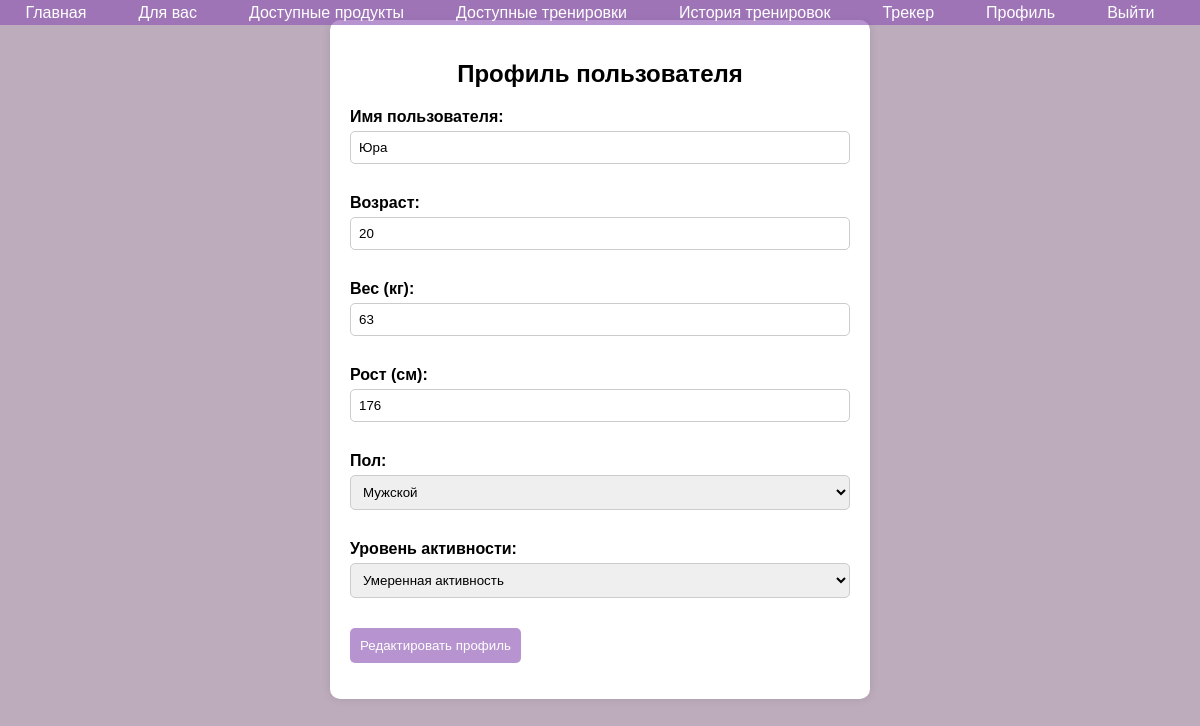
Page /profile.php (signed in) on the committed database.
### tables this page shows
CREATE TABLE `users` (
  `id` int(11) NOT NULL AUTO_INCREMENT,
  `username` varchar(255) DEFAULT NULL,
  `email` varchar(255) DEFAULT NULL,
  `password_hash` varchar(255) DEFAULT NULL,
  `age` int(11) DEFAULT NULL,
  `weight` float DEFAULT NULL,
  `height` float DEFAULT NULL,
  `gender` enum('male','female') DEFAULT NULL,
  `activity_level` enum('sedentary','light','moderate','active','very_active') DEFAULT NULL,
  `daily_calories` decimal(10,2) DEFAULT NULL,
  `created_at` timestamp NOT NULL DEFAULT current_timestamp(),
  `role_id` int(11) DEFAULT NULL,
  PRIMARY KEY (`id`),
  UNIQUE KEY `email` (`email`),
  KEY `role_id` (`role_id`),
  CONSTRAINT `users_ibfk_1` FOREIGN KEY (`role_id`) REFERENCES `roles` (`id`)
);

### profile.php (the view, shortened to what this page needs)
<?php
require 'navbar.php';
require 'db.php';
$user_id = $_SESSION['user_id'];
$stmt = $conn->prepare("SELECT * FROM users WHERE id = ?");
$stmt->bind_param("i", $user_id);
$stmt->execute();
$result = $stmt->get_result();
$user = $result->fetch_assoc();
?>
<!DOCTYPE html>
<html lang="ru">
<head>
</head>
<body>
<div class="profile-container">
    <h2>Профиль пользователя</h2>
    <form method="POST" action="">
        <div class="profile-item">
            <label>Имя пользователя:</label>
            <input type="text" name="username" value="<?php echo isset($user['username']) ? htmlspecialchars($user['username']) : ''; ?>">
        </div>
        <div class="profile-item">
            <label>Возраст:</label>
            <input type="number" name="age" min="1"  max = "130" value="<?php echo isset($user['age']) ? htmlspecialchars($user['age']) : ''; ?>" required>
        </div>
        <div class="profile-item">
            <label>Вес (кг):</label>
            <input type="number" step="0.01" name="weight" min="1" max ="150" value="<?php echo isset($user['weight']) ? htmlspecialchars($user['weight']) : ''; ?>" required>
        </div>
        <div class="profile-item">
            <label>Рост (см):</label>
            <input type="number" name="height" min="1"  max = "300" value="<?php echo isset($user['height']) ? htmlspecialchars($user['height']) : ''; ?>" required>
        </div>
        <div class="profile-item">
            <label>Пол:</label>
            <select name="gender">
                <option value="male" <?php echo isset($user['gender']) && $user['gender'] === 'male' ? 'selected' : ''; ?>>Мужской</option>
            </select>
        </div>
        <div class="profile-item">
            <label>Уровень активности:</label>
            <select name="activity_level">
                <option value="moderate" <?php echo isset($user['activity_level']) && $user['activity_level'] === 'moderate' ? 'selected' : ''; ?>>Умеренная активность</option>
            </select>
        </div>
        <button type="submit">Редактировать профиль</button>
    </form>
</div>
</body>
</html>

### navbar.php (style rules this page uses)
body { margin: 0; padding-top: 50px; }

### profile.php (style rules this page uses)
body { font-family: Arial, sans-serif; background-color: #bdacbb; padding: 20px; }
.profile-container { max-width: 500px; margin: 0 auto; padding: 20px; background-color: white; border-radius: 10px; box-shadow: 0 0 10px rgba(0, 0, 0, 0.1); }
h2 { text-align: center; }
.profile-item { margin-bottom: 15px; }
.profile-item label { font-weight: bold; display: block; }
input, select { width: 100%; padding: 8px; margin-top: 5px; margin-bottom: 15px; border-radius: 5px; border: 1px solid #ccc; }
button { background-color: rgba(139, 83, 179, 0.62); color: white; padding: 10px; border: none; border-radius: 5px; cursor: pointer; }

### rows in the picture
users: username "Юра", age "20", weight "63", height "176", gender "Мужской", activity_level "Умеренная активность"
